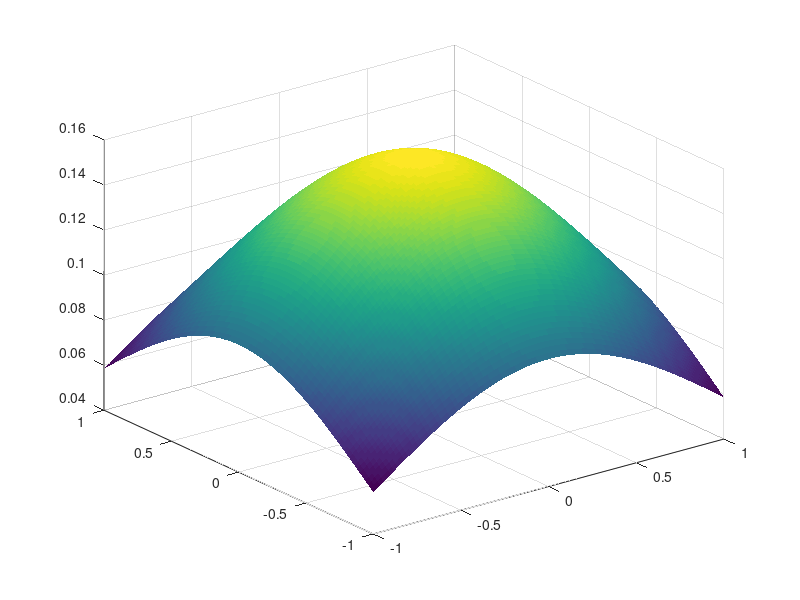
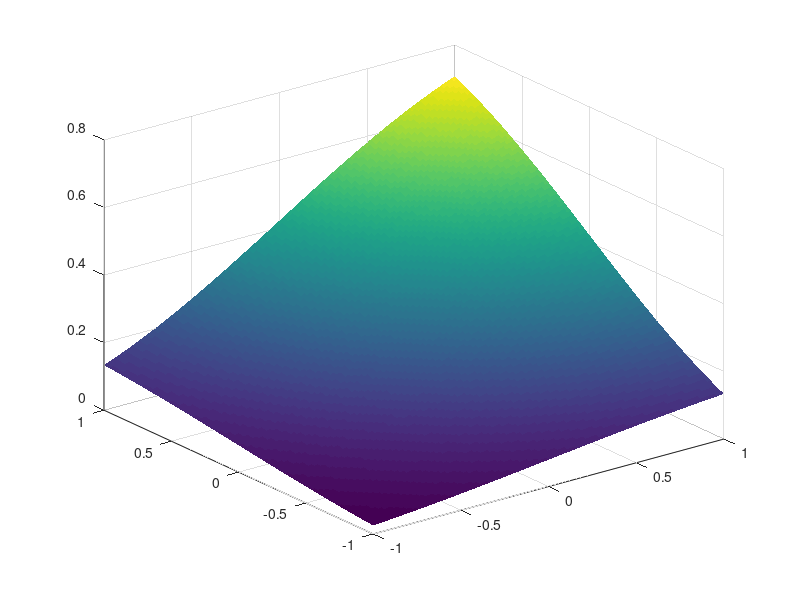
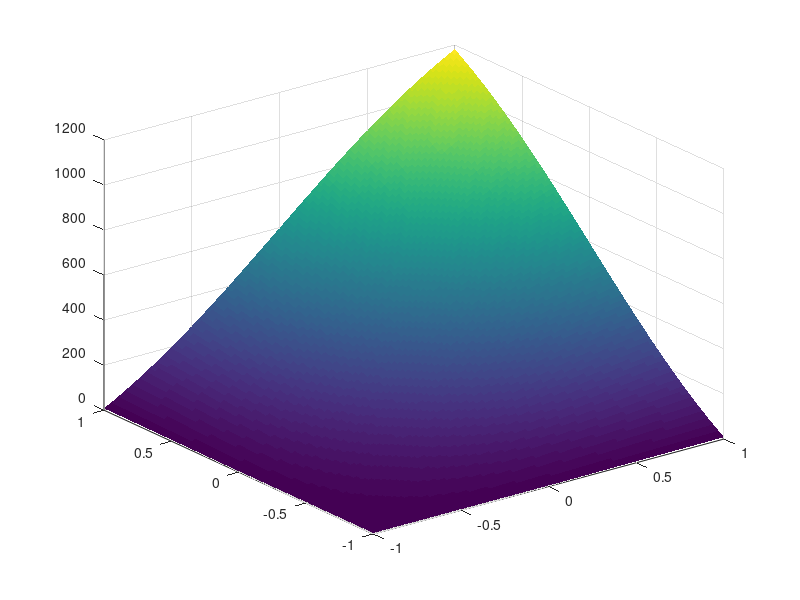

The MATLAB source for these figures, in order:
% chenzhe, 2018-01-23
% understanding multivariate normal distribution

% generate the position data
[xx,yy]=meshgrid(-1:0.02:1,-1:0.02:1);

% the 'relative' probability, --, the pdf, at these positions
z1=mvnpdf([xx(:),yy(:)]);
z1=reshape(z1,size(xx));
figure;
surf(xx,yy,z1,'edgecolor','none');

% the 'cumulative' probability, --, the cdf, at these positions
z2=mvncdf([xx(:),yy(:)]);
z2=reshape(z2,size(xx));
figure;
surf(xx,yy,z2,'edgecolor','none');

% just add up the pdf values.  Similar shape as the cdf.
z3=cumsum(cumsum(z1,1),2);
figure;
surf(xx,yy,z3,'edgecolor','none');